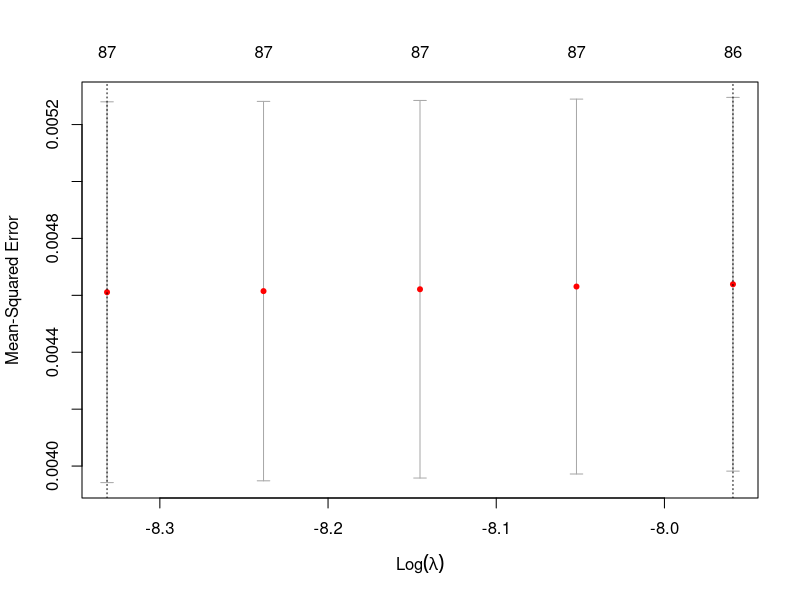
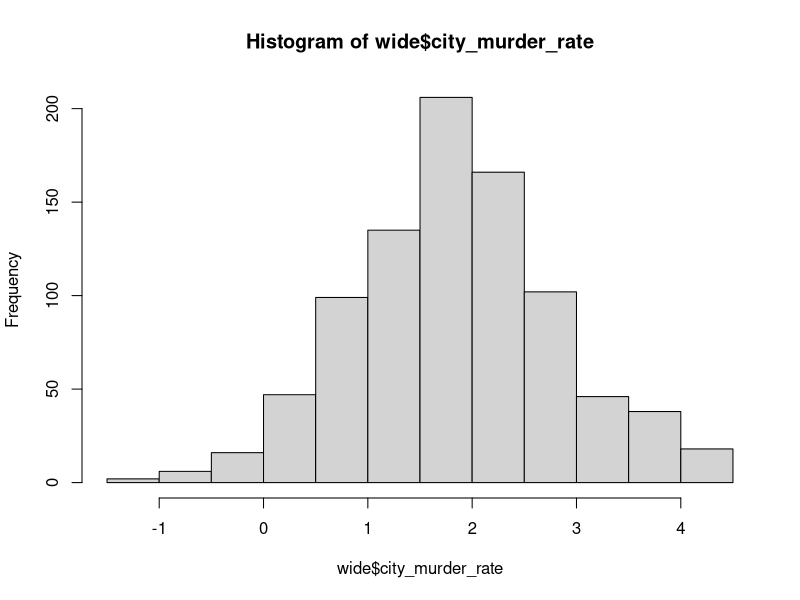

Write R code to recreate these figures, in order.
## ----setup, message=FALSE, warning=FALSE-----------------------------------------------------------------------------------------------------------------------
suppressPackageStartupMessages({
  library(tidyverse)
  library(glmnet)     # LASSO variable selection
  library(sandwich)   # cluster-robust covariance
  library(lmtest)     # coeftest() with a supplied vcov
  library(broom)
})

set.seed(123)
options(scipen = 999, digits = 4)


## ----load-data, message=FALSE, warning=FALSE-------------------------------------------------------------------------------------------------------------------
raw <- read_csv("data/metro_acs_model_ready_2010_2023.csv", show_col_types = FALSE) %>%
  mutate(across(c(year, GEOID), as.integer)) %>%
  # The panel is supposed to be one row per (GEOID, year), but 24 metro-years
  # arrive twice -- these are metros with two teams in one league (e.g. two
  # college-football programs), each row carrying that league's own numbers.
  # Collapse them to a single metro-year (mean of the numeric columns) so every
  # downstream step -- the log(), the NBA join, and especially the league
  # pivot_wider in the encode-win chunk -- gets the unique key it assumes.
  group_by(GEOID, year) %>%
  summarise(across(where(is.numeric), ~ mean(.x, na.rm = TRUE)),
            across(!where(is.numeric), first), .groups = "drop")

# --- NBA as a full league ---------------------------------------------------
# The model-ready panel shipped only a `has_NBA` flag, not NBA performance, so
# NBA is built here from its raw files and joined in as nfl/mlb/nhl/cfb already
# are: one nba_win_pct / nba_make_playoffs / nba_make_playoffs_prev /
# nba_murder_rate per (GEOID, year). Teams are crosswalked to metros via the
# CBSA principal-city name, restricted to the metros already in the panel.
nba_cols <- local({
  cb  <- read_csv("data/metro_acs_2022_cbsa.csv", show_col_types = FALSE) %>%
    dplyr::select(GEOID, NAME) %>% mutate(GEOID = as.integer(GEOID))
  stats <- read_csv("data/NBA/nba_team_stats_2003_2023.csv", show_col_types = FALSE)
  mur   <- read_csv("data/NBA/nba_cities_murder_rates_2003_2026.csv", show_col_types = FALSE)
  apps  <- read_csv("data/NBA/nba_playoff_appearances_since_2003.csv", show_col_types = FALSE)

  # principal city of each panel metro (e.g. "Atlanta-Sandy Springs..." -> "Atlanta")
  panel <- raw %>% distinct(GEOID) %>% left_join(cb, by = "GEOID") %>%
    mutate(city = NAME %>% str_remove(",.*$") %>% str_remove("-.*$"))
  norm  <- function(x) x %>% str_replace("New York City", "New York") %>%
    str_replace("Washington D.C.", "Washington")
  xwalk <- mur %>% distinct(City) %>% mutate(city = norm(City)) %>%
    inner_join(panel, by = "city") %>% dplyr::select(City, city, GEOID)

  # team -> GEOID: current names via the murder file, with a city-name-prefix
  # fallback so relocated/renamed franchises (e.g. Charlotte Bobcats) still map
  team2geo <- mur %>% distinct(`NBA Team`, City) %>% inner_join(xwalk, by = "City") %>%
    dplyr::select(team = `NBA Team`, GEOID)
  city_lut <- xwalk %>% distinct(city, GEOID)
  resolve  <- function(teams) {
    g <- team2geo$GEOID[match(teams, team2geo$team)]
    fb <- map_int(teams, function(t) {
      hit <- str_starts(t, fixed(city_lut$city))
      if (any(hit)) city_lut$GEOID[hit][which.max(nchar(city_lut$city[hit]))] else NA_integer_
    })
    ifelse(is.na(g), fb, g)
  }

  # metro-year aggregates (multiple teams in a metro are averaged; playoffs = any)
  win <- stats %>% mutate(GEOID = resolve(team)) %>% filter(!is.na(GEOID)) %>%
    group_by(GEOID, year) %>% summarise(nba_win_pct = mean(win_loss_perc), .groups = "drop")
  po  <- apps %>% separate_rows(Years, sep = "; ") %>%
    mutate(year = as.integer(Years), GEOID = resolve(Team)) %>% filter(!is.na(GEOID)) %>%
    distinct(GEOID, year) %>% mutate(nba_make_playoffs = 1L)
  mrd <- mur %>% inner_join(xwalk, by = "City") %>% group_by(GEOID, Year) %>%
    summarise(nba_murder_rate = mean(`Murder Rate (per 100k)`), .groups = "drop") %>%
    rename(year = Year)

  win %>%
    full_join(po,  by = c("GEOID", "year")) %>%
    full_join(mrd, by = c("GEOID", "year")) %>%
    mutate(nba_make_playoffs = replace_na(nba_make_playoffs, 0L)) %>%
    arrange(GEOID, year) %>% group_by(GEOID) %>%
    mutate(nba_make_playoffs_prev = lag(nba_make_playoffs)) %>% ungroup()
})

raw <- raw %>% left_join(nba_cols, by = c("GEOID", "year"))
# ---------------------------------------------------------------------------

# Time-varying census controls (metro-level). Fixed effects absorb everything
# time-invariant, and each concept appears once (rates, not the raw counts they
# are built from) to avoid the rank-deficiency the earlier all-columns model hit.
controls <- c("log_income", "unemployment_rate", "poverty_rate",
              "log_home_value", "log_pop",
              "race_black_nonhispanic_rate", "hispanic_or_latino_rate",
              "bachelors_plus_rate", "pop_18_to_64_rate")

base <- raw %>%
  mutate(
    log_income     = log(median_household_income),
    log_home_value = log(median_home_value),
    log_pop        = log(total_population),
    # log the murder rate once here at the top -- every per-sport rate has no
    # zeros (min 0.28), so plain log() is safe. All downstream outcomes
    # (murder_rate in `long`/`enc`, city_murder_rate in `wide`) are therefore
    # already on the log scale and the model formulas need no log() themselves.
    across(ends_with("_murder_rate"), log)
  )


## --------------------------------------------------------------------------------------------------------------------------------------------------------------

raw
unique(colnames(raw))


## ----stack-panel, message=FALSE, warning=FALSE-----------------------------------------------------------------------------------------------------------------
leagues <- c("nfl", "mlb", "nhl", "cfb", "nba")

# Stack every league into one long panel: one row per (metro, year, team) that
# actually exists. Each league contributes its own murder rate + performance.
# This is the intermediate, team-level table -- it is then collapsed below.
team_long <- map_dfr(leagues, function(lg) {
  base %>%
    transmute(
      GEOID, year, league = toupper(lg),
      murder_rate        = .data[[paste0(lg, "_murder_rate")]],
      win_pct            = .data[[paste0(lg, "_win_pct")]],
      make_playoffs      = .data[[paste0(lg, "_make_playoffs")]],
      make_playoffs_prev = .data[[paste0(lg, "_make_playoffs_prev")]],
      across(all_of(controls))
    ) %>%
    filter(!is.na(murder_rate), !is.na(win_pct))
}) %>%
  # standardize win % WITHIN league so a pooled coefficient = effect of a
  # 1-SD-better season, comparable across sports
  group_by(league) %>%
  mutate(win_pct_z = as.numeric(scale(win_pct))) %>%
  ungroup() %>%
  # lagged (previous-season) standardized win %, within each team
  mutate(team_id = paste(GEOID, league, sep = "_")) %>%
  group_by(team_id) %>%
  arrange(year, .by_group = TRUE) %>%
  mutate(win_pct_prev_z = lag(win_pct_z)) %>%
  ungroup() %>%
  # drop NA on every model variable so the fitted rows match the cluster vector
  drop_na(all_of(c("win_pct_z", "win_pct_prev_z", "make_playoffs",
                   "make_playoffs_prev", "murder_rate", controls)))

# Collapse to ONE observation per (metro, year): the 2015 Knicks and 2015 Giants
# stop being two separate rows and become a single 2015 row for their metro.
# Each team's within-league-standardized performance is AVERAGED across the
# metro's teams; the playoff flags become the SHARE of the metro's teams that
# made the playoffs; the murder rate is the mean of the present teams' city
# rates. Census controls are metro-level, so they are identical across a metro's
# teams -- first() just carries one copy through.
long <- team_long %>%
  group_by(GEOID, year) %>%
  summarise(
    n_teams            = n(),
    # murder_rate is already logged (base logs every *_murder_rate once, up top),
    # so averaging the present teams' logged city rates keeps the metro-year
    # outcome on the log scale -- same construction as wide's city_murder_rate.
    murder_rate        = mean(murder_rate),
    win_pct_z          = mean(win_pct_z),
    win_pct_prev_z     = mean(win_pct_prev_z),
    make_playoffs      = mean(make_playoffs),       # share of teams making playoffs
    make_playoffs_prev = mean(make_playoffs_prev),
    across(all_of(controls), first),
    .groups = "drop"
  )

tibble(
  observations = nrow(long),
  metros = n_distinct(long$GEOID),
  years = n_distinct(long$year),
  avg_teams_per_obs = round(mean(long$n_teams), 2)
)
count(long, n_teams)


## --------------------------------------------------------------------------------------------------------------------------------------------------------------
long


## ----fit, message=FALSE, warning=FALSE-------------------------------------------------------------------------------------------------------------------------
sports_terms <- c("win_pct_z", "win_pct_prev_z", "make_playoffs", "make_playoffs_prev")

rhs <- paste(c("win_pct_z", "win_pct_prev_z", "make_playoffs",
               "make_playoffs_prev", controls, "factor(year)"),
             collapse = " + ")

# pooled, no metro fixed effects (the "before" baseline). There is no single
# league per row any more (a metro-year mixes its leagues), so the old league
# intercepts are gone -- naive is now just the pooled cross-section.
fit_naive <- lm(as.formula(paste("murder_rate ~", rhs)), data = long)
# the same model WITH one fixed effect per metro (was per team; a metro-year is
# now one row, so the team FE collapses to a metro FE)
fit_fe    <- lm(as.formula(paste("murder_rate ~", rhs, "+ factor(GEOID)")), data = long)

# metro-clustered coefficients for the sports terms
clustered <- function(fit) {
  V <- sandwich::vcovCL(fit, cluster = long$GEOID, type = "HC1")
  broom::tidy(lmtest::coeftest(fit, vcov. = V)) %>%
    filter(term %in% sports_terms)
}


## ----lasso, message=FALSE, warning=FALSE-----------------------------------------------------------------------------------------------------------------------
lasso_form <- as.formula(
  paste("~", paste(c(sports_terms, controls, "factor(year)", "factor(GEOID)"),
                   collapse = " + ")))
X <- model.matrix(lasso_form, data = long)[, -1]
y <- long$murder_rate

# 0 = forced in (the fixed-effect dummies), 1 = penalized/selectable (everything else)
is_fe <- grepl("^factor\\(year\\)|^factor\\(GEOID\\)", colnames(X))
penalty <- ifelse(is_fe, 0, 1)
cat(ncol(X), "columns |", sum(is_fe), "fixed-effect dummies forced in |",
    sum(!is_fe), "penalized (sports + census)\n")

set.seed(123)
cv_lasso <- cv.glmnet(X, y, alpha = 1, penalty.factor = penalty, nfolds = 10)
plot(cv_lasso)

# substantive (non-fixed-effect) variables LASSO keeps at each lambda
kept <- function(s) {
  co <- coef(cv_lasso, s = s)[, 1]
  co <- co[co != 0 & !grepl("^factor\\(|Intercept", names(co))]
  tibble(variable = names(co), coefficient = round(co, 4))
}


## ----lasso-selected, message=FALSE, warning=FALSE--------------------------------------------------------------------------------------------------------------
cat("--- kept at lambda.min (looser) ---\n"); print(kept("lambda.min"))
cat("\n--- kept at lambda.1se (parsimonious) ---\n")
k1 <- kept("lambda.1se")
if (nrow(k1) == 0) cat("(none -- only the fixed effects survive)\n") else print(k1)


## ----post-lasso, message=FALSE, warning=FALSE------------------------------------------------------------------------------------------------------------------
selected <- kept("lambda.min")$variable
selected_sports <- intersect(selected, sports_terms)
selected_ctrls  <- intersect(selected, controls)

post_rhs <- paste(c(selected_sports, selected_ctrls,
                    "factor(year)", "factor(GEOID)"), collapse = " + ")
post_fit <- lm(as.formula(paste("murder_rate ~", post_rhs)), data = long)

V <- sandwich::vcovCL(post_fit, cluster = long$GEOID, type = "HC1")
broom::tidy(lmtest::coeftest(post_fit, vcov. = V)) %>%
  filter(term %in% sports_terms) %>%
  mutate(across(where(is.numeric), ~round(.x, 4)))


## ----results-table, message=FALSE, warning=FALSE---------------------------------------------------------------------------------------------------------------
nv <- clustered(fit_naive) %>% dplyr::select(term, naive_coef = estimate, naive_p = p.value)
fe <- clustered(fit_fe) %>%
  dplyr::select(term, fe_coef = estimate, fe_cluster_se = std.error, fe_p = p.value)

left_join(nv, fe, by = "term") %>%
  mutate(term = factor(term, levels = sports_terms)) %>%
  arrange(term) %>%
  mutate(across(where(is.numeric), ~round(.x, 4)))


## ----fit-stats, message=FALSE, warning=FALSE-------------------------------------------------------------------------------------------------------------------
tibble(
  model = c("naive (no metro FE)", "metro fixed effects"),
  n = nrow(long),
  # R^2 is dominated by the metro dummies in the FE model (each metro has its own
  # intercept), so a high value mostly reflects that murder rates differ across
  # cities, not covariate predictive power.
  r_squared = c(summary(fit_naive)$r.squared, summary(fit_fe)$r.squared),
  adj_r_squared = c(summary(fit_naive)$adj.r.squared, summary(fit_fe)$adj.r.squared)
)


## ----no-sports, message=FALSE, warning=FALSE-------------------------------------------------------------------------------------------------------------------
no_sports_rhs   <- paste(c(controls, "factor(year)", "factor(GEOID)"), collapse = " + ")
sports_only_rhs <- paste(sports_terms, collapse = " + ")

fit_no_sports   <- lm(as.formula(paste("murder_rate ~", no_sports_rhs)),   data = long)
fit_sports_only <- lm(as.formula(paste("murder_rate ~", sports_only_rhs)), data = long)

mse <- function(fit) mean(residuals(fit)^2)

tibble(
  model = c("sports factors only (no controls, no FE)",
            "no sports factors (controls + FE only)",
            "full model (sports + controls + FE)"),
  mse   = c(mse(fit_sports_only), mse(fit_no_sports), mse(fit_fe))
) %>%
  mutate(mse = round(mse, 4))


## ----wide-panel, message=FALSE, warning=FALSE------------------------------------------------------------------------------------------------------------------
leagues <- c("nfl", "mlb", "nhl", "cfb", "nba")
wps <- paste0(leagues, "_wp_s")             # within-sport scaled win_pct
mr  <- paste0(leagues, "_murder_rate")

wide <- base
# min-max scale each sport's win_pct within sport, onto a common [0, 1]
for (lg in leagues) {
  v <- wide[[paste0(lg, "_win_pct")]]
  wide[[paste0(lg, "_wp_s")]] <- (v - min(v, na.rm = TRUE)) /
                                 (max(v, na.rm = TRUE) - min(v, na.rm = TRUE))
}

wide <- wide %>%
  rowwise() %>%
  mutate(
    n_sports         = sum(!is.na(c_across(all_of(wps)))),
    city_murder_rate = mean(c_across(all_of(mr)), na.rm = TRUE),
    win_amean        = mean(c_across(all_of(wps)), na.rm = TRUE),
    win_hmean        = { x <- c_across(all_of(wps)); x <- x[!is.na(x)]
                         x <- pmax(x, 0.001); length(x) / sum(1 / x) },
    # fraction of the metro's present teams that made the playoffs (aggregated
    # to match the aggregated win_pct: a present team with no playoff row -> 0)
    playoff_share    = { present <- !is.na(c_across(all_of(wps)))
                         po <- c_across(all_of(paste0(leagues, "_make_playoffs")))
                         po <- ifelse(is.na(po), 0, po)
                         sum(po[present]) / sum(present) }
  ) %>%
  ungroup() %>%
  filter(n_sports >= 1, !is.na(city_murder_rate)) %>%   # metro-years with >=1 team
  drop_na(all_of(controls))

# for the "separate" model: presence flag per sport, and absent win_pct / playoff -> 0
# (the flag absorbs the level so the win_pct slope is identified only among teams that exist)
for (lg in leagues) {
  wide[[paste0("has_", lg)]] <- as.integer(!is.na(wide[[paste0(lg, "_wp_s")]]))
  wide[[paste0(lg, "_wp_s")]][is.na(wide[[paste0(lg, "_wp_s")]])] <- 0
  po <- wide[[paste0(lg, "_make_playoffs")]]; po[is.na(po)] <- 0
  wide[[paste0(lg, "_po")]] <- po
}

tibble(observations = nrow(wide),
       metros = n_distinct(wide$GEOID),
       years  = n_distinct(wide$year))


## ----three-models, message=FALSE, warning=FALSE----------------------------------------------------------------------------------------------------------------
base_rhs <- paste(c(controls, "factor(year)"), collapse = " + ")   # year categorical

# 1) separate: each sport's scaled win_pct + playoff (+ presence flag)
sep_terms <- as.vector(rbind(paste0("has_", leagues), wps, paste0(leagues, "_po")))
fit_separate <- lm(as.formula(paste("city_murder_rate ~",
                     paste(sep_terms, collapse = " + "), "+", base_rhs)), data = wide)

# 2) harmonic mean of win_pct + aggregated playoff appearances
fit_harmonic <- lm(as.formula(paste("city_murder_rate ~ n_sports + win_hmean + playoff_share +",
                     base_rhs)), data = wide)

# 3) arithmetic mean of win_pct + aggregated playoff appearances
fit_average  <- lm(as.formula(paste("city_murder_rate ~ n_sports + win_amean + playoff_share +",
                     base_rhs)), data = wide)


## ----fit average coeffecients----------------------------------------------------------------------------------------------------------------------------------
summary(fit_average)


## ----three-models-mse, message=FALSE, warning=FALSE------------------------------------------------------------------------------------------------------------
mse <- function(fit) mean(residuals(fit)^2)

tibble(
  model = c("1. separate win_pct + playoffs per sport",
            "2. harmonic mean of win_pct + playoff share",
            "3. arithmetic mean of win_pct + playoff share"),
  n            = nrow(wide),
  n_predictors = c(length(coef(fit_separate)),
                   length(coef(fit_harmonic)),
                   length(coef(fit_average))),
  MSE          = round(c(mse(fit_separate), mse(fit_harmonic), mse(fit_average)), 4)
)


## ----summary-helper, message=FALSE, warning=FALSE--------------------------------------------------------------------------------------------------------------
# Every model here IS a fixed-effects model (metro + year FE are always in the
# formula). This does not change the model -- it only hides the ~80
# factor(GEOID)/factor(year) dummy rows from the printed summary so the win,
# playoff, and census coefficients are readable.
summary_hide_fe <- function(fit) {
  s <- summary(fit)
  s$coefficients <- s$coefficients[!grepl("^factor\\(", rownames(s$coefficients)), ,
                                   drop = FALSE]
  # also drop the FE names from $aliased so print.summary.lm stays consistent
  # when the model has singular (dropped) fixed-effect dummies -- e.g. fit_sep
  if (!is.null(s$aliased)) s$aliased <- s$aliased[!grepl("^factor\\(", names(s$aliased))]
  s
}


## ----encode-win, message=FALSE, warning=FALSE------------------------------------------------------------------------------------------------------------------
leagues <- c("nfl", "mlb", "nhl", "cfb", "nba")

# strictly-positive within-sport scaled win_pct, for the harmonic mean only
team_enc <- team_long %>%
  group_by(league) %>%
  mutate(wp_pos = pmax((win_pct - min(win_pct)) / (max(win_pct) - min(win_pct)), 0.001)) %>%
  ungroup()

# metro-year aggregates: arithmetic mean of z, and harmonic mean of the scaled win_pct
agg <- team_enc %>%
  group_by(GEOID, year) %>%
  summarise(win_amean_z = mean(win_pct_z),
            win_hmean   = n() / sum(1 / wp_pos), .groups = "drop")

# each sport's win_pct_z spread to its own column; absent sport -> 0, + presence flag
# (dplyr:: qualified so a masked select() from another loaded package can't break it)
sep <- team_enc %>%
  dplyr::select(GEOID, year, league, win_pct_z) %>%
  pivot_wider(names_from = league, values_from = win_pct_z,
              names_glue = "wpz_{tolower(league)}")
for (lg in leagues) {
  z <- paste0("wpz_", lg)
  if (!z %in% names(sep)) sep[[z]] <- NA_real_
  sep[[paste0("has_", lg)]] <- as.integer(!is.na(sep[[z]]))
  sep[[z]][is.na(sep[[z]])] <- 0
}

# one modeling frame carrying all three encodings on the identical metro-year rows
enc <- long %>%
  dplyr::select(GEOID, year, murder_rate, win_pct_prev_z, make_playoffs,
                make_playoffs_prev, all_of(controls)) %>%
  left_join(agg, by = c("GEOID", "year")) %>%
  left_join(sep, by = c("GEOID", "year"))


## ----encode-fit, message=FALSE, warning=FALSE------------------------------------------------------------------------------------------------------------------
# everything except the contemporaneous win encoding is held identical
fe_rhs <- paste(c("win_pct_prev_z", "make_playoffs", "make_playoffs_prev",
                  controls, "factor(year)", "factor(GEOID)"), collapse = " + ")

fit_amean <- lm(as.formula(paste("murder_rate ~ win_amean_z +", fe_rhs)), data = enc)
fit_hmean <- lm(as.formula(paste("murder_rate ~ win_hmean +",   fe_rhs)), data = enc)
sep_terms <- c(paste0("wpz_", leagues), paste0("has_", leagues))
fit_sep   <- lm(as.formula(paste("murder_rate ~", paste(sep_terms, collapse = " + "),
                                 "+", fe_rhs)), data = enc)

# baseline: NONE of the sports variables (drop the win encodings, the lagged win,
# and the playoff shares) -- just census controls + metro FE + year FE
none_rhs  <- paste(c(controls, "factor(year)", "factor(GEOID)"), collapse = " + ")
fit_none  <- lm(as.formula(paste("murder_rate ~", none_rhs)), data = enc)

mse <- function(f) mean(residuals(f)^2)
tibble(
  model = c("0. no sports variables (controls + FE only)",
            "1. arithmetic mean of win_pct_z",
            "2. harmonic mean of win_pct",
            "3. separate win_pct_z per sport"),
  n            = nrow(enc),
  n_predictors = c(sum(!is.na(coef(fit_none))),
                   sum(!is.na(coef(fit_amean))),
                   sum(!is.na(coef(fit_hmean))),
                   sum(!is.na(coef(fit_sep)))),
  MSE          = round(c(mse(fit_none), mse(fit_amean),
                         mse(fit_hmean), mse(fit_sep)), 4)
)


## ----encode-coefs, message=FALSE, warning=FALSE----------------------------------------------------------------------------------------------------------------
# the win coefficients from each encoding (fixed effects suppressed)
summary_hide_fe(fit_amean)$coefficients[c("win_amean_z"), , drop = FALSE]
summary_hide_fe(fit_hmean)$coefficients[c("win_hmean"),   , drop = FALSE]
summary_hide_fe(fit_sep)$coefficients[sep_terms[sep_terms %in%
                        rownames(summary(fit_sep)$coefficients)], , drop = FALSE]


## ----summary-none----------------------------------------------------------------------------------------------------------------------------------------------
# 0. no sports variables (controls + metro FE + year FE)
summary_hide_fe(fit_none)


## ----summary-amean---------------------------------------------------------------------------------------------------------------------------------------------
# 1. arithmetic mean of win_pct_z
summary_hide_fe(fit_amean)


## ----summary-hmean---------------------------------------------------------------------------------------------------------------------------------------------
# 2. harmonic mean of win_pct
summary_hide_fe(fit_hmean)


## ----summary-sep-----------------------------------------------------------------------------------------------------------------------------------------------
# 3. separate win_pct_z per sport (+ presence flags)
summary_hide_fe(fit_sep)


## --------------------------------------------------------------------------------------------------------------------------------------------------------------
fit.test <- lm(city_murder_rate ~ has_MLB + has_NBA + has_NFL + has_power4_school + has_NHL, data = wide)

summary(fit.test)


## --------------------------------------------------------------------------------------------------------------------------------------------------------------
unique(colnames(wide))
hist(wide$city_murder_rate)
